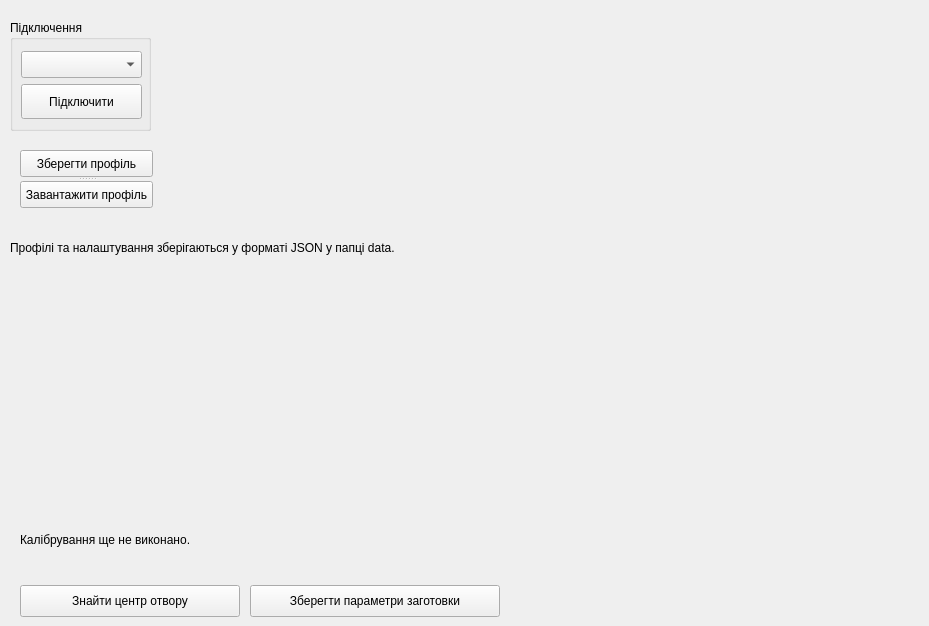
     <widget class="QWidget" name="settingsTab">
      <attribute name="title">
       <string>Налаштування</string>
      </attribute>
      <widget class="QGroupBox" name="connectionGroup">
       <property name="geometry">
        <rect>
         <x>10</x>
         <y>20</y>
         <width>141</width>
         <height>111</height>
        </rect>
       </property>
       <property name="title">
        <string>Підключення</string>
       </property>
       <widget class="QWidget" name="layoutWidget">
        <property name="geometry">
         <rect>
          <x>11</x>
          <y>31</y>
          <width>121</width>
          <height>68</height>
         </rect>
        </property>
        <layout class="QVBoxLayout" name="verticalLayout_5">
         <item>
          <widget class="QComboBox" name="portCombo">
           <property name="font">
            <font>
             <pointsize>12</pointsize>
            </font>
           </property>
           <property name="contextMenuPolicy">
            <enum>Qt::NoContextMenu</enum>
           </property>
          </widget>
         </item>
         <item>
          <widget class="QPushButton" name="motionButton">
           <property name="sizePolicy">
            <sizepolicy hsizetype="Preferred" vsizetype="Preferred">
             <horstretch>0</horstretch>
             <verstretch>0</verstretch>
            </sizepolicy>
           </property>
           <property name="text">
            <string>Підключити</string>
           </property>
           <property name="shortcut">
            <string notr="true"/>
           </property>
          </widget>
         </item>
        </layout>
       </widget>
      </widget>
      <widget class="QSplitter" name="splitter">
       <property name="geometry">
        <rect>
         <x>20</x>
         <y>150</y>
         <width>133</width>
         <height>58</height>
        </rect>
       </property>
       <property name="orientation">
        <enum>Qt::Vertical</enum>
       </property>
       <widget class="QPushButton" name="saveProfileButton">
        <property name="text">
         <string>Зберегти профіль</string>
        </property>
       </widget>
       <widget class="QPushButton" name="loadProfileButton">
        <property name="text">
         <string>Завантажити профіль</string>
        </property>
       </widget>
      </widget>
      <widget class="QLabel" name="calibrationInfoLabel">
       <property name="geometry">
        <rect>
         <x>20</x>
         <y>500</y>
         <width>900</width>
         <height>80</height>
        </rect>
       </property>
       <property name="text">
        <string>Калібрування ще не виконано.</string>
       </property>
       <property name="wordWrap">
        <bool>true</bool>
       </property>
      </widget>
      <widget class="QPushButton" name="detectHoleCenterButton">
       <property name="geometry">
        <rect>
         <x>20</x>
         <y>585</y>
         <width>220</width>
         <height>32</height>
        </rect>
       </property>
       <property name="text">
        <string>Знайти центр отвору</string>
       </property>
      </widget>
      <widget class="QPushButton" name="exportWorkpieceButton">
       <property name="geometry">
        <rect>
         <x>250</x>
         <y>585</y>
         <width>250</width>
         <height>32</height>
        </rect>
       </property>
       <property name="text">
        <string>Зберегти параметри заготовки</string>
       </property>
      </widget>
      <widget class="QLabel" name="settingsLabel">
       <property name="geometry">
        <rect>
         <x>10</x>
         <y>225</y>
         <width>420</width>
         <height>45</height>
        </rect>
       </property>
       <property name="text">
        <string>Профілі та налаштування зберігаються у форматі JSON у папці data.</string>
       </property>
       <property name="wordWrap">
        <bool>true</bool>
       </property>
      </widget>
     </widget>
